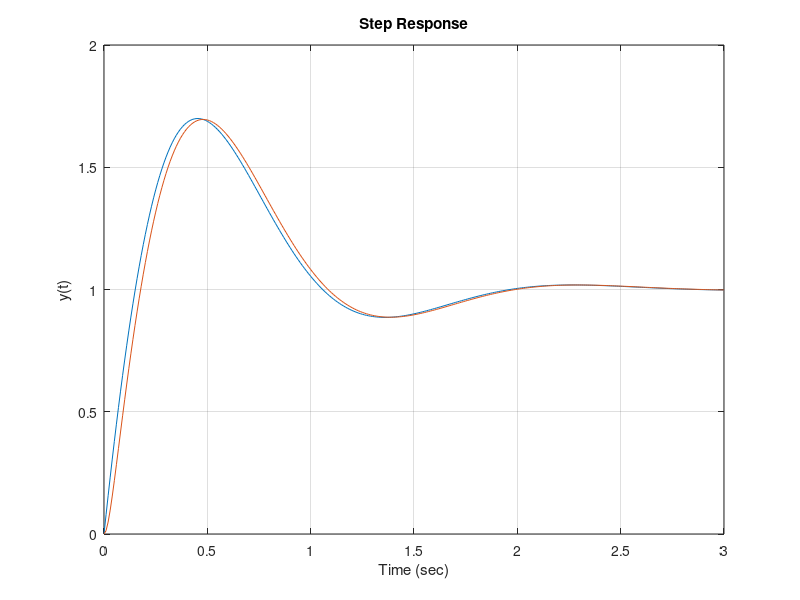

Write MATLAB code to recreate this figure.
num=[1/2, 1];
den1=[1/16, 1/4, 1];
sys1=tf(num,den1);
t=0:.01:3;
y1=step(sys1,t);
den=conv([1/40, 1],den1);
sys=tf(num,den);
y=step(sys,t);
plot(t,y1,t,y);
xlabel('Time (sec)');
ylabel('y(t)');
title('Step Response');
grid on;
